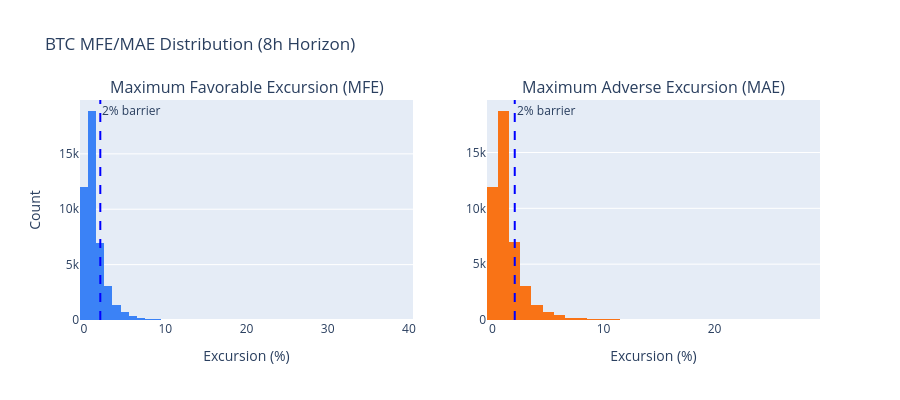

Here is the notebook cell this chart was saved with:
### Code cell
if btc_mfe_mae is not None:
    # Add barrier reference lines (2% from typical crypto settings)
    fig.add_vline(
        x=2.0, line_dash="dash", line_color="blue", row=1, col=1, annotation_text="2% barrier"
    )
    fig.add_vline(
        x=2.0, line_dash="dash", line_color="blue", row=1, col=2, annotation_text="2% barrier"
    )

    fig.update_layout(
        title=f"BTC MFE/MAE Distribution ({crypto_horizon}h Horizon)",
        showlegend=False,
        height=400,
    )
    fig.update_xaxes(title_text="Excursion (%)", row=1, col=1)
    fig.update_xaxes(title_text="Excursion (%)", row=1, col=2)
    fig.update_yaxes(title_text="Count", row=1, col=1)

    fig.show()

### Figure 1 — Plotly figure (JSON) as saved in the notebook; plotly's stock layout.template omitted (floating-point values rounded to 4 significant figures; data arrays with more than 128 entries replaced by an {"elided": "..."} marker saying what was removed)
{"data": [{"marker": {"color": "#3b82f6"}, "name": "MFE", "nbinsx": 50, "type": "histogram", "x": {"elided": "43816 float values"}, "xaxis": "x", "yaxis": "y"}, {"marker": {"color": "#f97316"}, "name": "MAE", "nbinsx": 50, "type": "histogram", "x": {"elided": "43816 float values"}, "xaxis": "x2", "yaxis": "y2"}], "layout": {"annotations": [{"font": {"size": 16}, "showarrow": false, "text": "Maximum Favorable Excursion (MFE)", "x": 0.225, "xanchor": "center", "xref": "paper", "y": 1.0, "yanchor": "bottom", "yref": "paper"}, {"font": {"size": 16}, "showarrow": false, "text": "Maximum Adverse Excursion (MAE)", "x": 0.775, "xanchor": "center", "xref": "paper", "y": 1.0, "yanchor": "bottom", "yref": "paper"}, {"showarrow": false, "text": "2% barrier", "x": 2.0, "xanchor": "left", "xref": "x", "y": 1, "yanchor": "top", "yref": "y domain"}, {"showarrow": false, "text": "2% barrier", "x": 2.0, "xanchor": "left", "xref": "x2", "y": 1, "yanchor": "top", "yref": "y2 domain"}], "height": 400, "shapes": [{"line": {"color": "blue", "dash": "dash"}, "type": "line", "x0": 2.0, "x1": 2.0, "xref": "x", "y0": 0, "y1": 1, "yref": "y domain"}, {"line": {"color": "blue", "dash": "dash"}, "type": "line", "x0": 2.0, "x1": 2.0, "xref": "x2", "y0": 0, "y1": 1, "yref": "y2 domain"}], "showlegend": false, "title": {"text": "BTC MFE/MAE Distribution (8h Horizon)"}, "xaxis": {"anchor": "y", "domain": [0.0, 0.45], "title": {"text": "Excursion (%)"}}, "xaxis2": {"anchor": "y2", "domain": [0.55, 1.0], "title": {"text": "Excursion (%)"}}, "yaxis": {"anchor": "x", "domain": [0.0, 1.0], "title": {"text": "Count"}}, "yaxis2": {"anchor": "x2", "domain": [0.0, 1.0]}}}
